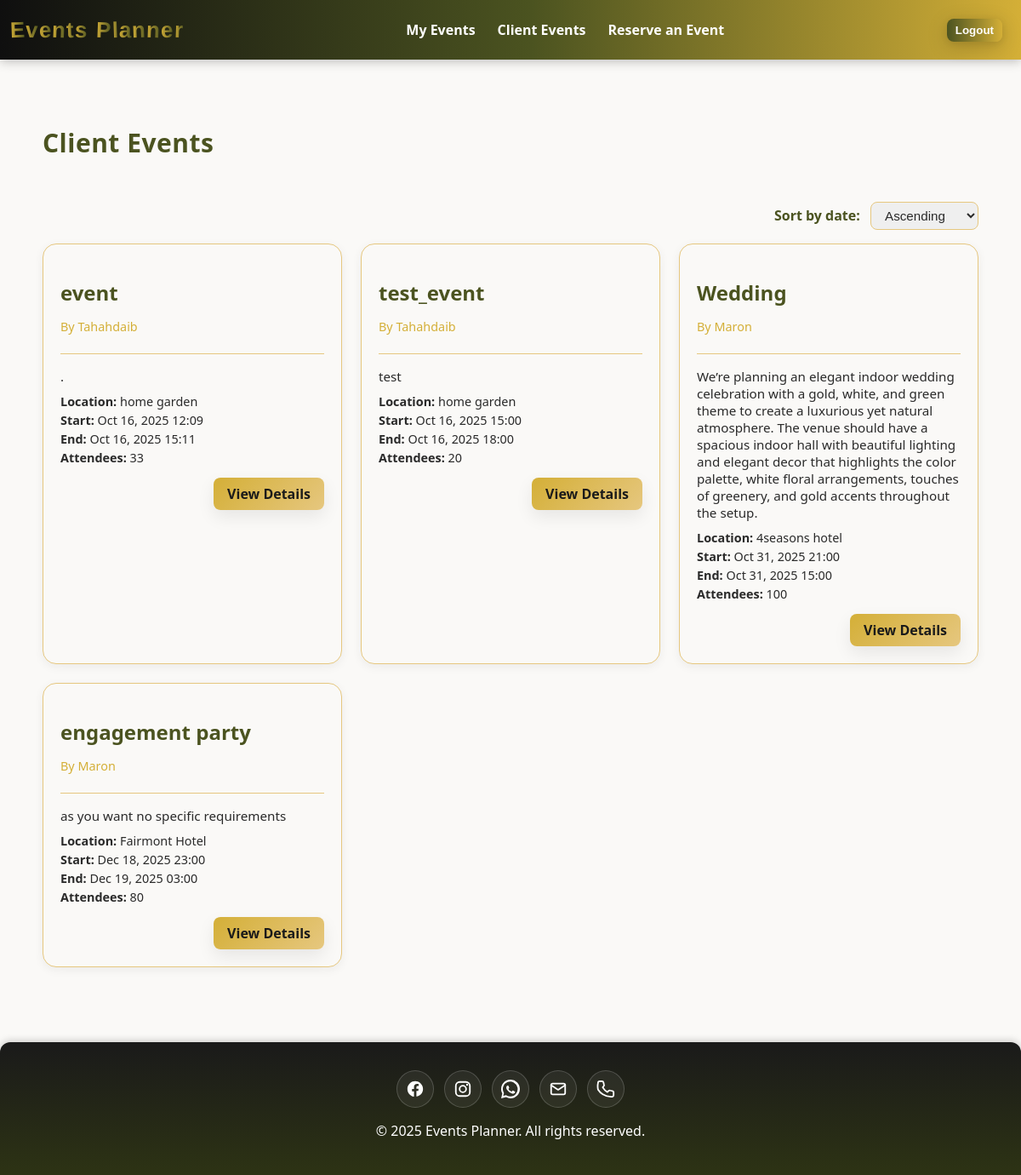
The page /client-events/ (signed in) on the database as committed earlier.
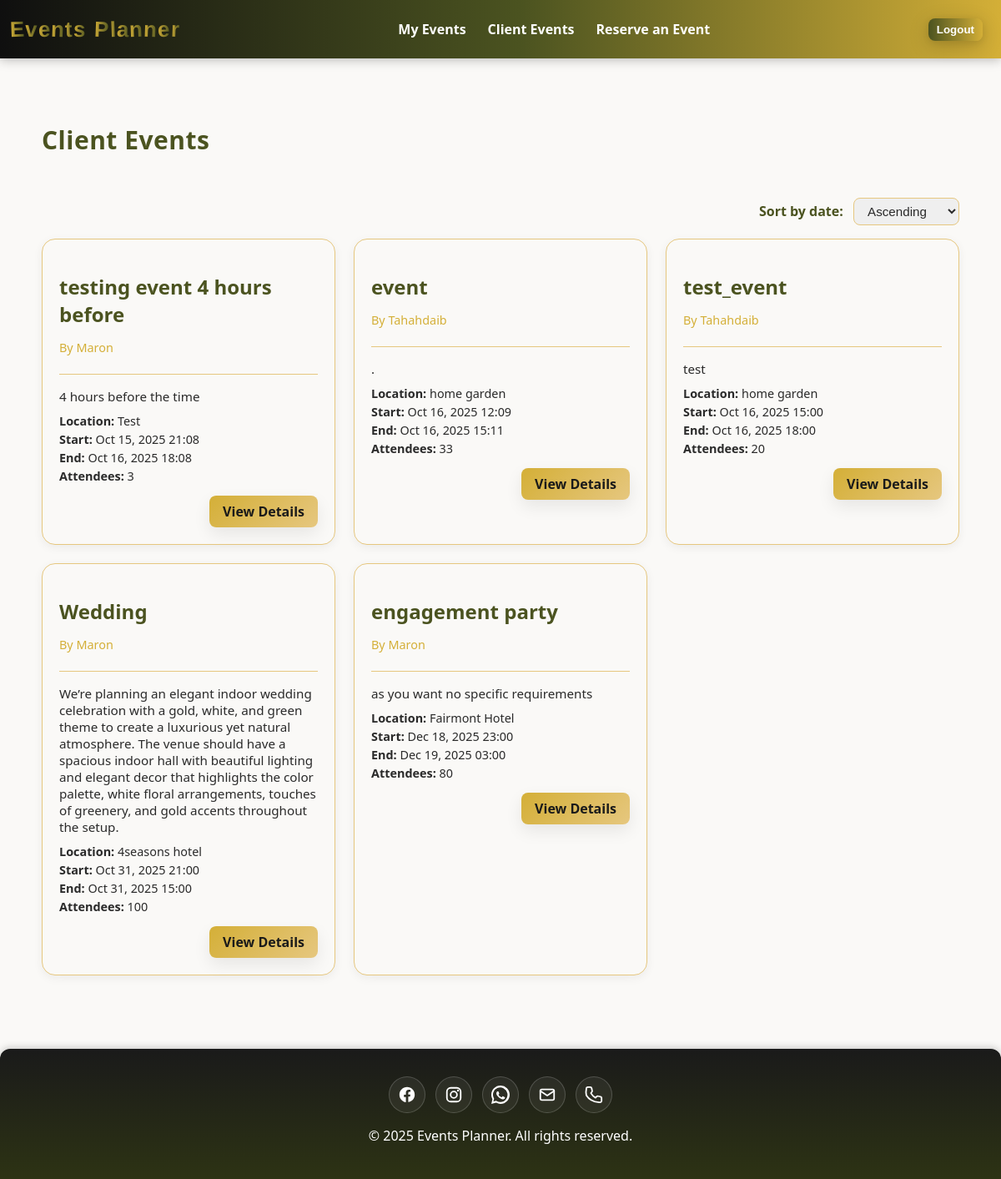
The same page on the database as committed later.
### main_app/models.py (models this page shows, shortened)
class Event(models.Model):
  title = models.CharField(max_length=200)
  description = models.TextField(max_length=500)
  location = models.TextField(max_length=500)
  start_date = models.DateTimeField('Event Date')
  end_date = models.DateTimeField('Event End Date')
  created_date = models.DateTimeField(auto_now=True)
  updated_date = models.DateTimeField(auto_now=True)
  attendees_count = models.IntegerField()
  theme_colors = models.CharField(max_length=100)
  theme_images = models.ImageField(upload_to='events/%Y/%m/',
        blank=True,
        null=True)
  user = models.ForeignKey(
        settings.AUTH_USER_MODEL,
        on_delete=models.CASCADE,
        related_name='events'
    )

### main_app/views.py (the view)
# urls.py: path('client-events/', views.client_events, name='client-events'),
@staff_member_required
def client_events(request):
    sort_order = request.GET.get('sort', 'asc')
    if sort_order == 'desc':
        events = Event.objects.select_related('user').filter(user__is_staff=False).order_by('-start_date')
    else:
        events = Event.objects.select_related('user').filter(user__is_staff=False).order_by('start_date')
    return render(request, 'events/client_events.html', {
        'events': events,
        'sort_order': sort_order
    })

### main_app/templates/events/client_events.html (shortened to what this page needs)
{% extends 'base.html' %}
{% load static %}
{% block head %}
  <link rel="stylesheet" href="{% static 'css/client-events.css' %}" />
{% endblock %}
{% block content %}
  <section class="client-events-page">
    <div class="events-header">
      <h1 class="page-title">Client Events</h1>
    </div>
    {% if events|length > 1 %}
          <div class="sort-container">
      <form method="get" action="">
        <label for="sort">Sort by date:</label>
        <select name="sort" id="sort" onchange="this.form.submit()">
          <option value="asc" {% if sort_order == 'asc' %}selected{% endif %}>Ascending</option>
        </select>
      </form>
    </div>
    {% endif %}
    {% if events %}
      <div class="client-events-grid">
        {% for event in events %}
          <article class="client-event-card">
            <div class="event-card-header">
              <h2 class="event-title">{{ event.title }}</h2>
              <p class="event-owner">by {{ event.user.username }}</p>
            </div>
            <div class="event-card-body">
              <p class="event-description">{{ event.description|default:'No description provided.' }}</p>
              <ul class="event-details">
                <li>
                  <strong>Location:</strong> {{ event.location }}
                </li>
                <li>
                  <strong>Start:</strong> {{ event.start_date|date:'M d, Y H:i' }}
                </li>
                <li>
                  <strong>End:</strong> {{ event.end_date|date:'M d, Y H:i' }}
                </li>
                <li>
                  <strong>Attendees:</strong> {{ event.attendees_count }}
                </li>
              </ul>
            </div>
            <div class="event-card-footer">
              <a href="{% url 'event-details' event.pk %}" class="btn btn-view">View Details</a>
            </div>
          </article>
        {% endfor %}
      </div>
    {% else %}
      <div class="no-events">
        <img src="{% static 'images/empty.svg' %}" alt="No events" class="empty-img" />
        <h2>No client events found</h2>
        <p>Once clients start reserving events, they will appear here.</p>
      </div>
    {% endif %}
  </section>
{% endblock %}

Rows that differ between the two databases and show on the page:
added Event: title "testing event 4 hours before", user.username "Maron", description "4 hours before the time", location "Test", start_date "Oct 15, 2025 21:08", end_date "Oct 16, 2025 18:08", attendees_count "3"
